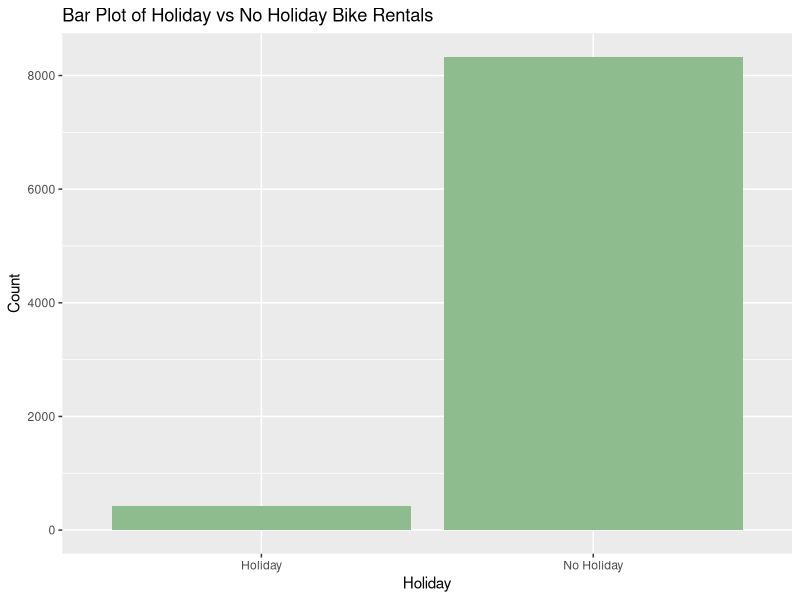
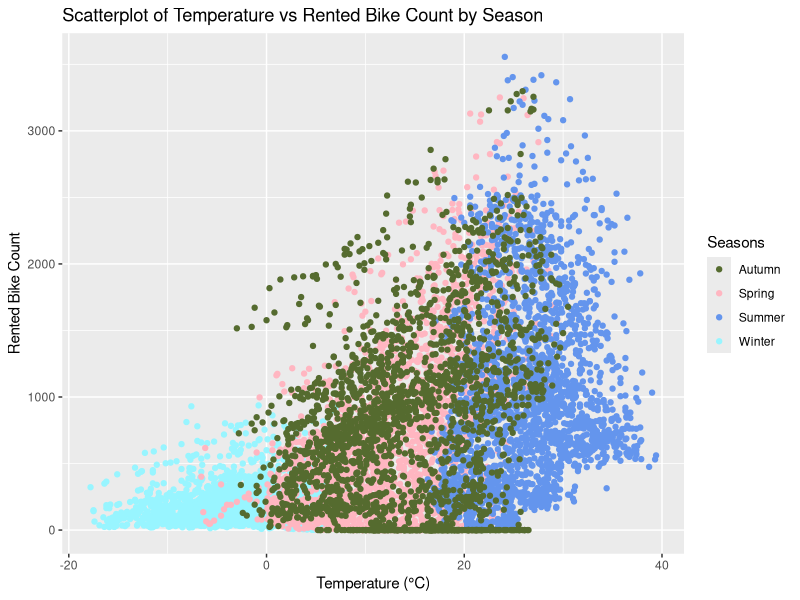
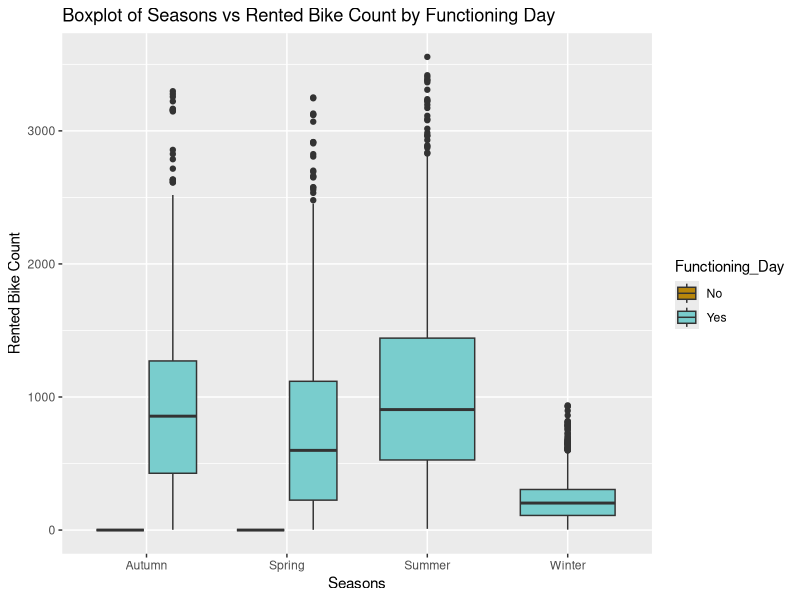
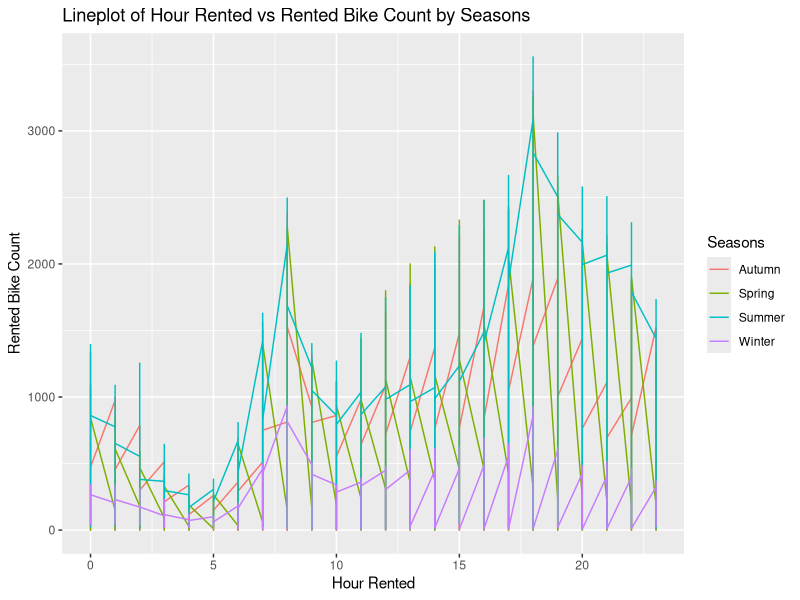
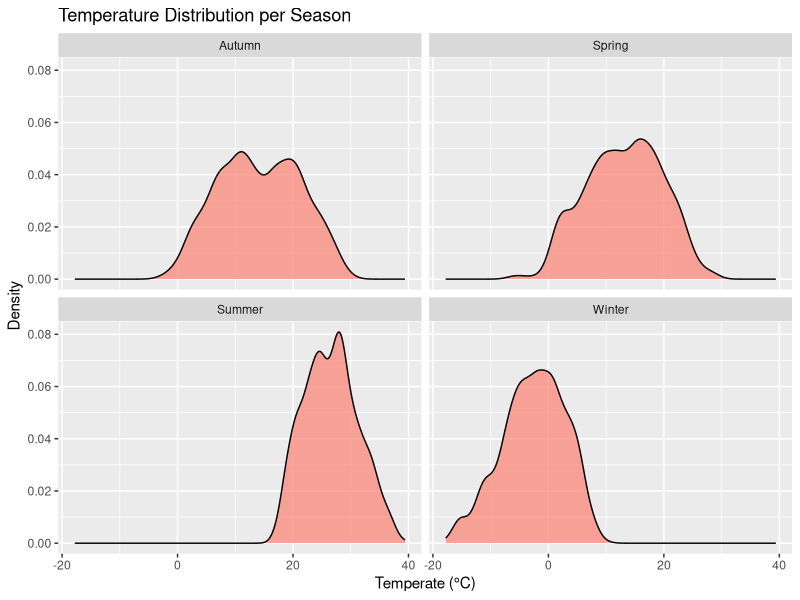
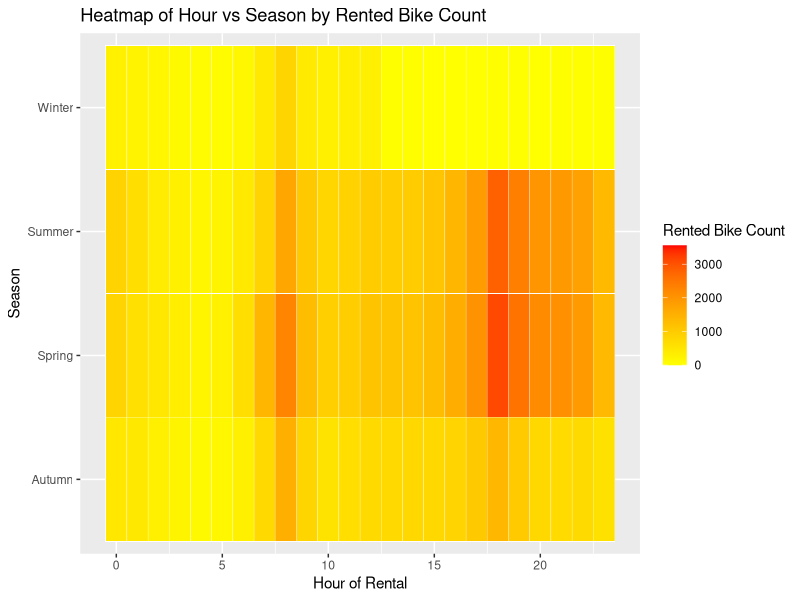

R code for these plots, in order:
## ---- chunk 1
library(tidyverse)
library(ggplot2)

# Read in Seoul Bike Data
bike_data <- read.csv("SeoulBikeData.csv", header = TRUE, fileEncoding = "latin1")
# Tidy up column names
colnames(bike_data) <- (c("Date", "Rented_Bike_Count", "Hour", "Temperature_C", "Humidity_%", "Wind_speed_m/s", "Visibility_10m", "Dew_point_temp_C", "Solar_Radiation_MJ/m2", "Rainfall_mm", "Snowfall_cm", "Seasons", "Holiday", "Functioning_Day"))

## ---- chunk 2
# One way contingency tables
table(bike_data$Holiday)
table(bike_data$Functioning_Day)

# Two way contingency tables
table(bike_data$Holiday, bike_data$Seasons)
table(bike_data$Functioning_Day, bike_data$Seasons)
table(bike_data$Holiday, bike_data$Functioning_Day)

# Numerical summaries
bike_data |>
  summarize(across(where(is.numeric), list("Mean" = mean, "Median" = median, "SD" = sd, "IQR" = IQR), .names = "{.fn}_{.col}"))

bike_data |>
  group_by(Seasons) |>
  summarize(across(where(is.numeric), list("Mean" = mean, "Median" = median, "SD" = sd, "IQR" = IQR), .names = "{.fn}_{.col}"))

bike_data |>
  group_by(Holiday) |>
  summarize(across(where(is.numeric), list("Mean" = mean, "Median" = median, "SD" = sd, "IQR" = IQR), .names = "{.fn}_{.col}"))
## ---- chunk 3
# Plots

# Bar plot (univariate plot 1) - This plot compares Holiday vs Non Holiday bike rentals.
ggplot(bike_data, aes(x = Holiday)) + geom_bar(fill = "darkseagreen") + labs(x = "Holiday", y = "Count", title = "Bar Plot of Holiday vs No Holiday Bike Rentals")

# Scatterplot (multivariate plot 2) - This plot shows the relationship between temperature and bike rentals, indicating seasonal trends. 
ggplot(bike_data, aes(x = Temperature_C, y = Rented_Bike_Count, color = Seasons)) + geom_point() + labs(x = "Temperature (°C)", y = "Rented Bike Count", title = "Scatterplot of Temperature vs Rented Bike Count by Season") + scale_color_manual(values = c("Winter" = "cadetblue1", "Spring" = "lightpink", "Summer" = "cornflowerblue", "Autumn" = "darkolivegreen"))

# Boxplot (multivariate plot 3) - This plot shows the distribution of rentals across seasons and days.
ggplot(bike_data, aes(x = Seasons, y = Rented_Bike_Count, fill = Functioning_Day)) + geom_boxplot() + labs(x = "Seasons", y = "Rented Bike Count", title = "Boxplot of Seasons vs Rented Bike Count by Functioning Day") + scale_fill_manual(values = c("No" = "darkgoldenrod", "Yes" = "darkslategray3"))

# Line plot (multivariate plot 4) - This plot shows hourly rental trends by season
ggplot(bike_data, aes(x = Hour, y = Rented_Bike_Count, color = Seasons)) + geom_line() + labs(x = "Hour Rented", y = "Rented Bike Count", title = "Lineplot of Hour Rented vs Rented Bike Count by Seasons")

# Histogram/density plot (multivariate plot 5 + faceting) - This plot shows the distribution of temperature per season.
ggplot(bike_data, aes(x = Temperature_C)) + geom_density(fill = "salmon", alpha = 0.7) + labs(x = "Temperate (°C)", y = "Density", title = "Temperature Distribution per Season") + facet_wrap(~ Seasons)

# Heatmap (multivariate plot 6 + not covered in class) - This plot shows when rentals peak throughout the day by season
ggplot(bike_data, aes(x = Hour, y = Seasons, fill = Rented_Bike_Count)) + geom_tile(color = "white") + scale_fill_gradient(low = "yellow", high = "red") + labs(x = "Hour of Rental", y = "Season", fill = "Rented Bike Count", title = "Heatmap of Hour vs Season by Rented Bike Count")
